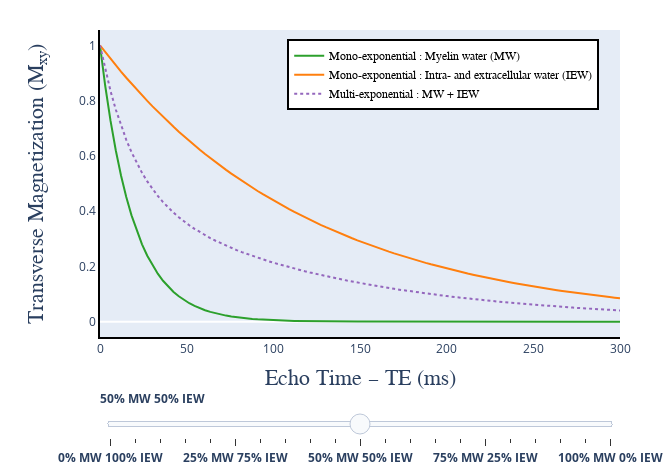

Notebook code for this chart:
### Code cell
#| label: t2Fig4jn

# Prepare Python environment
import numpy as np
import scipy.io as sio
from pathlib import Path

data_dir = Path("../../../../DATA/qmrlab-mooc/03-T2")
data_file = "multiexpo_T2_curves.mat"

#Load either archived or generated plot variables
mat_contents = sio.loadmat(data_dir / data_file)

# Get the signals and parameters from Matlab

# Signals
signal_mono_MW = np.array(mat_contents['signal_mono_MW'][0])
signal_mono_IEW = np.array(mat_contents['signal_mono_IEW'][0])
signal_multi_MWF = np.array(mat_contents['signal_multi_MWF'][0])

# MWF from simulation
FitResult = mat_contents['FitResult']
MWF = np.round(FitResult['MWF'][0][0]/100, 2)

# TE 
params = mat_contents['params']
TE = params['TE'][0][0][0]

# Initialize MWF values for interactive multi-expo curve
interactive_multiexpo_signal = MWF*signal_mono_MW + (1-MWF)*signal_mono_IEW

## Plot
import matplotlib.pyplot as plt
import chart_studio.plotly as py
import plotly.graph_objs as go
import numpy as np
from plotly import __version__
from plotly.offline import iplot

config={'showLink': False, 'displayModeBar': False}

# Mono-exponential myelin water (MW) signal

MW_T2 = go.Scatter(
    x = TE,
    y = signal_mono_MW,
    name = 'Mono-exponential : Myelin water (MW)',
    text = 'Myelin Water (MW)',
    hoverinfo = 'x+y+text',
    line=dict(color='#2ca02c'),
    visible = True
)

# Mono-exponential intra- and extracellular water (IEW) signal

IEW_T2 = go.Scatter(
    x = TE,
    y = signal_mono_IEW,
    name = 'Mono-exponential : Intra- and extracellular water (IEW)',
    text = 'Intra- and Extracellular Water (IEW)',
    hoverinfo = 'x+y+text',
    line=dict(color='#ff7f0e'),
    visible = True
)

# Interactive multi-exponential signal (with slider on interactive figure)

multiexpo_T2_inter = go.Scatter(
    x = TE,
    y = interactive_multiexpo_signal[0],
    name = f'Multi-exponential : MW + IEW',
    text = f'Interactive multi-expo T2',
    hoverinfo = 'x+y+text', 
    line=dict(color='#9467bd',dash='dot'),
    visible = True,
)

data = [MW_T2, IEW_T2, multiexpo_T2_inter]

# Define steps for slider
steps = [] 
for value_slider in np.arange(0, 1.05, 0.05):  # For slider with 5% increments
    interactive_multiexpo_signal = value_slider* signal_mono_MW + (1-value_slider) * signal_mono_IEW
    steps.append(
        dict(
            method='update',
            args=[
                {'y': [signal_mono_MW, signal_mono_IEW, interactive_multiexpo_signal]},
                {'visible': [True, True, True]}, 
                {'name': f'{int(value_slider*100)}% MW   {int((1-value_slider)*100)}% IEW'},
            ],
            label=f'<b>{int(value_slider*100)}% MW {int((1-value_slider)*100)}% IEW</b>',
        )
    )


layout = go.Layout(
    width=670,
    height=475,
    margin=go.layout.Margin(
        l=100,
        r=50,
        b=30,
        t=30,
    ),
    sliders = [
            dict(
            steps=steps,
            active = int(MWF[0][0] * 20),
            len = 1.0,
            pad = {'t':50},
        )
    ],
    annotations=[
        dict(
            x=0.5004254919715793,
            y=-0.175,
            showarrow=False,
            text='Echo Time – TE (ms)',
            font=dict(
                family='Times New Roman',
                size=22
            ),
            xref='paper',
            yref='paper'
        ),
        dict(
            x=-0.15,
            y=0.50,
            showarrow=False,
            text='Transverse Magnetization (M<sub>xy</sub>)',
            font=dict(
                family='Times New Roman',
                size=22
            ),
            textangle=-90,
            xref='paper',
            yref='paper'
        ),
    ],
    xaxis=dict(
        showgrid=False,
        linecolor='black',
        linewidth=2,
    ),
    yaxis=dict(
        showgrid=False,
        linecolor='black',
        linewidth=2
    ),
    legend=dict(
        x=0.36,
        y=0.97,
        traceorder='normal',
        font=dict(
            family='Times New Roman',
            size=12,
            color='#000'
        ),
        bordercolor='#000000',
        borderwidth=2
    )
) 

fig = dict(data=data, layout=layout)

iplot(fig, filename = 'ir_fig_2.html', config = config)

### Figure 1 — Plotly figure (JSON) as saved in the notebook; plotly's stock layout.template omitted (floating-point values rounded to 4 significant figures; data arrays with more than 128 entries replaced by an {"elided": "..."} marker saying what was removed)
{"data": [{"hoverinfo": "x+y+text", "line": {"color": "#2ca02c"}, "name": "Mono-exponential : Myelin water (MW)", "text": "Myelin Water (MW)", "type": "scatter", "visible": true, "x": [0, 3.03, 6.061, 9.091, 12.12, 15.15, 18.18, 21.21, 24.24, 27.27, 30.3, 33.33, 36.36, 39.39, 42.42, 45.45, 48.48, 51.52, 54.55, 57.58, 60.61, 63.64, 66.67, 69.7, 72.73, 75.76, 78.79, 81.82, 84.85, 87.88, 90.91, 93.94, 96.97, 100, 103.0, 106.1, 109.1, 112.1, 115.2, 118.2, 121.2, 124.2, 127.3, 130.3, 133.3, 136.4, 139.4, 142.4, 145.5, 148.5, 151.5, 154.5, 157.6, 160.6, 163.6, 166.7, 169.7, 172.7, 175.8, 178.8, 181.8, 184.8, 187.9, 190.9, 193.9, 197.0, 200, 203.0, 206.1, 209.1, 212.1, 215.2, 218.2, 221.2, 224.2, 227.3, 230.3, 233.3, 236.4, 239.4, 242.4, 245.5, 248.5, 251.5, 254.5, 257.6, 260.6, 263.6, 266.7, 269.7, 272.7, 275.8, 278.8, 281.8, 284.8, 287.9, 290.9, 293.9, 297.0, 300], "y": [1, 0.8528, 0.7273, 0.6202, 0.5289, 0.4511, 0.3847, 0.3281, 0.2798, 0.2386, 0.2035, 0.1735, 0.148, 0.1262, 0.1076, 0.09178, 0.07827, 0.06675, 0.05692, 0.04854, 0.0414, 0.0353, 0.03011, 0.02568, 0.0219, 0.01867, 0.01592, 0.01358, 0.01158, 0.009877, 0.008423, 0.007183, 0.006126, 0.005224, 0.004455, 0.003799, 0.00324, 0.002763, 0.002356, 0.00201, 0.001714, 0.001461, 0.001246, 0.001063, 0.0009064, 0.000773, 0.0006592, 0.0005622, 0.0004794, 0.0004089, 0.0003487, 0.0002974, 0.0002536, 0.0002163, 0.0001844, 0.0001573, 0.0001341, 0.0001144, 9.755e-05, 8.319e-05, 7.094e-05, 6.05e-05, 5.16e-05, 4.4e-05, 3.752e-05, 3.2e-05, 2.729e-05, 2.327e-05, 1.985e-05, 1.693e-05, 1.443e-05, 1.231e-05, 1.05e-05, 8.953e-06, 7.635e-06, 6.511e-06, 5.553e-06, 4.735e-06, 4.038e-06, 3.444e-06, 2.937e-06, 2.505e-06, 2.136e-06, 1.822e-06, 1.553e-06, 1.325e-06, 1.13e-06, 9.635e-07, 8.216e-07, 7.007e-07, 5.976e-07, 5.096e-07, 4.346e-07, 3.706e-07, 3.161e-07, 2.695e-07, 2.299e-07, 1.96e-07, 1.672e-07, 1.426e-07]}, {"hoverinfo": "x+y+text", "line": {"color": "#ff7f0e"}, "name": "Mono-exponential : Intra- and extracellular water (IEW)", "text": "Intra- and Extracellular Water (IEW)", "type": "scatter", "visible": true, "x": [0, 3.03, 6.061, 9.091, 12.12, 15.15, 18.18, 21.21, 24.24, 27.27, 30.3, 33.33, 36.36, 39.39, 42.42, 45.45, 48.48, 51.52, 54.55, 57.58, 60.61, 63.64, 66.67, 69.7, 72.73, 75.76, 78.79, 81.82, 84.85, 87.88, 90.91, 93.94, 96.97, 100, 103.0, 106.1, 109.1, 112.1, 115.2, 118.2, 121.2, 124.2, 127.3, 130.3, 133.3, 136.4, 139.4, 142.4, 145.5, 148.5, 151.5, 154.5, 157.6, 160.6, 163.6, 166.7, 169.7, 172.7, 175.8, 178.8, 181.8, 184.8, 187.9, 190.9, 193.9, 197.0, 200, 203.0, 206.1, 209.1, 212.1, 215.2, 218.2, 221.2, 224.2, 227.3, 230.3, 233.3, 236.4, 239.4, 242.4, 245.5, 248.5, 251.5, 254.5, 257.6, 260.6, 263.6, 266.7, 269.7, 272.7, 275.8, 278.8, 281.8, 284.8, 287.9, 290.9, 293.9, 297.0, 300], "y": [1, 0.9753, 0.9513, 0.9278, 0.905, 0.8827, 0.8609, 0.8397, 0.819, 0.7988, 0.7791, 0.7599, 0.7412, 0.7229, 0.7051, 0.6877, 0.6707, 0.6542, 0.6381, 0.6223, 0.607, 0.592, 0.5774, 0.5632, 0.5493, 0.5358, 0.5226, 0.5097, 0.4971, 0.4849, 0.4729, 0.4612, 0.4499, 0.4388, 0.428, 0.4174, 0.4071, 0.3971, 0.3873, 0.3778, 0.3684, 0.3594, 0.3505, 0.3419, 0.3334, 0.3252, 0.3172, 0.3094, 0.3017, 0.2943, 0.2871, 0.28, 0.2731, 0.2663, 0.2598, 0.2534, 0.2471, 0.241, 0.2351, 0.2293, 0.2236, 0.2181, 0.2128, 0.2075, 0.2024, 0.1974, 0.1925, 0.1878, 0.1832, 0.1786, 0.1742, 0.1699, 0.1658, 0.1617, 0.1577, 0.1538, 0.15, 0.1463, 0.1427, 0.1392, 0.1357, 0.1324, 0.1291, 0.126, 0.1228, 0.1198, 0.1169, 0.114, 0.1112, 0.1084, 0.1058, 0.1032, 0.1006, 0.09813, 0.09571, 0.09335, 0.09105, 0.08881, 0.08662, 0.08448]}, {"hoverinfo": "x+y+text", "line": {"color": "#9467bd", "dash": "dot"}, "name": "Multi-exponential : MW + IEW", "text": "Interactive multi-expo T2", "type": "scatter", "visible": true, "x": [0, 3.03, 6.061, 9.091, 12.12, 15.15, 18.18, 21.21, 24.24, 27.27, 30.3, 33.33, 36.36, 39.39, 42.42, 45.45, 48.48, 51.52, 54.55, 57.58, 60.61, 63.64, 66.67, 69.7, 72.73, 75.76, 78.79, 81.82, 84.85, 87.88, 90.91, 93.94, 96.97, 100, 103.0, 106.1, 109.1, 112.1, 115.2, 118.2, 121.2, 124.2, 127.3, 130.3, 133.3, 136.4, 139.4, 142.4, 145.5, 148.5, 151.5, 154.5, 157.6, 160.6, 163.6, 166.7, 169.7, 172.7, 175.8, 178.8, 181.8, 184.8, 187.9, 190.9, 193.9, 197.0, 200, 203.0, 206.1, 209.1, 212.1, 215.2, 218.2, 221.2, 224.2, 227.3, 230.3, 233.3, 236.4, 239.4, 242.4, 245.5, 248.5, 251.5, 254.5, 257.6, 260.6, 263.6, 266.7, 269.7, 272.7, 275.8, 278.8, 281.8, 284.8, 287.9, 290.9, 293.9, 297.0, 300], "y": [1, 0.9116, 0.8348, 0.7679, 0.7094, 0.6582, 0.6133, 0.5736, 0.5386, 0.5075, 0.4798, 0.455, 0.4327, 0.4126, 0.3944, 0.3778, 0.3626, 0.3487, 0.3359, 0.324, 0.3129, 0.3025, 0.2928, 0.2837, 0.2751, 0.2669, 0.2591, 0.2517, 0.2446, 0.2379, 0.2314, 0.2251, 0.2191, 0.2133, 0.2077, 0.2023, 0.1971, 0.192, 0.1871, 0.1824, 0.1777, 0.1733, 0.1689, 0.1646, 0.1605, 0.1565, 0.1526, 0.1488, 0.1451, 0.1415, 0.138, 0.1345, 0.1312, 0.128, 0.1248, 0.1217, 0.1187, 0.1158, 0.1129, 0.1101, 0.1074, 0.1047, 0.1021, 0.09963, 0.09717, 0.09477, 0.09243, 0.09015, 0.08793, 0.08576, 0.08364, 0.08158, 0.07957, 0.0776, 0.07569, 0.07382, 0.072, 0.07023, 0.0685, 0.06681, 0.06516, 0.06355, 0.06199, 0.06046, 0.05897, 0.05751, 0.0561, 0.05471, 0.05336, 0.05205, 0.05077, 0.04951, 0.04829, 0.0471, 0.04594, 0.04481, 0.0437, 0.04263, 0.04158, 0.04055]}], "layout": {"annotations": [{"font": {"family": "Times New Roman", "size": 22}, "showarrow": false, "text": "Echo Time – TE (ms)", "x": 0.5004, "xref": "paper", "y": -0.175, "yref": "paper"}, {"font": {"family": "Times New Roman", "size": 22}, "showarrow": false, "text": "Transverse Magnetization (M<sub>xy</sub>)", "textangle": -90, "x": -0.15, "xref": "paper", "y": 0.5, "yref": "paper"}], "height": 475, "legend": {"bordercolor": "#000000", "borderwidth": 2, "font": {"color": "#000", "family": "Times New Roman", "size": 12}, "traceorder": "normal", "x": 0.36, "y": 0.97}, "margin": {"b": 30, "l": 100, "r": 50, "t": 30}, "sliders": [{"active": 10, "len": 1, "pad": {"t": 50}, "steps": [{"args": [{"y": {"elided": "3x100 float values"}}, {"visible": [true, true, true]}, {"name": "0% MW   100% IEW"}], "label": "<b>0% MW 100% IEW</b>", "method": "update"}, {"args": [{"y": {"elided": "3x100 float values"}}, {"visible": [true, true, true]}, {"name": "5% MW   95% IEW"}], "label": "<b>5% MW 95% IEW</b>", "method": "update"}, {"args": [{"y": {"elided": "3x100 float values"}}, {"visible": [true, true, true]}, {"name": "10% MW   90% IEW"}], "label": "<b>10% MW 90% IEW</b>", "method": "update"}, {"args": [{"y": {"elided": "3x100 float values"}}, {"visible": [true, true, true]}, {"name": "15% MW   85% IEW"}], "label": "<b>15% MW 85% IEW</b>", "method": "update"}, {"args": [{"y": {"elided": "3x100 float values"}}, {"visible": [true, true, true]}, {"name": "20% MW   80% IEW"}], "label": "<b>20% MW 80% IEW</b>", "method": "update"}, {"args": [{"y": {"elided": "3x100 float values"}}, {"visible": [true, true, true]}, {"name": "25% MW   75% IEW"}], "label": "<b>25% MW 75% IEW</b>", "method": "update"}, {"args": [{"y": {"elided": "3x100 float values"}}, {"visible": [true, true, true]}, {"name": "30% MW   70% IEW"}], "label": "<b>30% MW 70% IEW</b>", "method": "update"}, {"args": [{"y": {"elided": "3x100 float values"}}, {"visible": [true, true, true]}, {"name": "35% MW   64% IEW"}], "label": "<b>35% MW 64% IEW</b>", "method": "update"}, {"args": [{"y": {"elided": "3x100 float values"}}, {"visible": [true, true, true]}, {"name": "40% MW   60% IEW"}], "label": "<b>40% MW 60% IEW</b>", "method": "update"}, {"args": [{"y": {"elided": "3x100 float values"}}, {"visible": [true, true, true]}, {"name": "45% MW   55% IEW"}], "label": "<b>45% MW 55% IEW</b>", "method": "update"}, {"args": [{"y": {"elided": "3x100 float values"}}, {"visible": [true, true, true]}, {"name": "50% MW   50% IEW"}], "label": "<b>50% MW 50% IEW</b>", "method": "update"}, {"args": [{"y": {"elided": "3x100 float values"}}, {"visible": [true, true, true]}, {"name": "55% MW   44% IEW"}], "label": "<b>55% MW 44% IEW</b>", "method": "update"}, {"args": [{"y": {"elided": "3x100 float values"}}, {"visible": [true, true, true]}, {"name": "60% MW   39% IEW"}], "label": "<b>60% MW 39% IEW</b>", "method": "update"}, {"args": [{"y": {"elided": "3x100 float values"}}, {"visible": [true, true, true]}, {"name": "65% MW   35% IEW"}], "label": "<b>65% MW 35% IEW</b>", "method": "update"}, {"args": [{"y": {"elided": "3x100 float values"}}, {"visible": [true, true, true]}, {"name": "70% MW   29% IEW"}], "label": "<b>70% MW 29% IEW</b>", "method": "update"}, {"args": [{"y": {"elided": "3x100 float values"}}, {"visible": [true, true, true]}, {"name": "75% MW   25% IEW"}], "label": "<b>75% MW 25% IEW</b>", "method": "update"}, {"args": [{"y": {"elided": "3x100 float values"}}, {"visible": [true, true, true]}, {"name": "80% MW   19% IEW"}], "label": "<b>80% MW 19% IEW</b>", "method": "update"}, {"args": [{"y": {"elided": "3x100 float values"}}, {"visible": [true, true, true]}, {"name": "85% MW   14% IEW"}], "label": "<b>85% MW 14% IEW</b>", "method": "update"}, {"args": [{"y": {"elided": "3x100 float values"}}, {"visible": [true, true, true]}, {"name": "90% MW   9% IEW"}], "label": "<b>90% MW 9% IEW</b>", "method": "update"}, {"args": [{"y": {"elided": "3x100 float values"}}, {"visible": [true, true, true]}, {"name": "95% MW   4% IEW"}], "label": "<b>95% MW 4% IEW</b>", "method": "update"}, {"args": [{"y": {"elided": "3x100 float values"}}, {"visible": [true, true, true]}, {"name": "100% MW   0% IEW"}], "label": "<b>100% MW 0% IEW</b>", "method": "update"}]}], "width": 670, "xaxis": {"linecolor": "black", "linewidth": 2, "showgrid": false}, "yaxis": {"linecolor": "black", "linewidth": 2, "showgrid": false}}}
